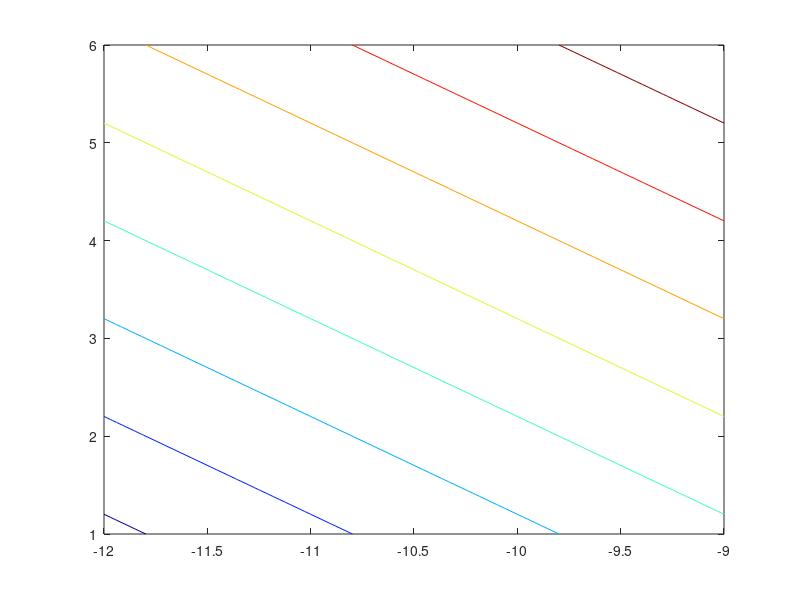

MATLAB code to generate this figure:
CD=logspace(-12,-9,100);
RE=logspace(1,6,100);

tau=CD'*RE;

contour(log10(CD),log10(RE),log10(2*pi*tau)',-10:-3)
colormap jet
